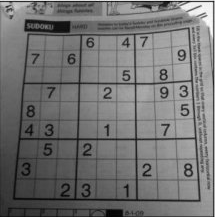
#> input picture Assignment_3_CV/grad.png, 215 x 217 px, found by its file name
$ python basic_open_cv.py
#> lines starting #> are read from the running program, lines starting #| are printed output that depends on the picture; after the words box and inside, x2 and y2 are one past the last pixel; in counts of white or black regions, pixels touching at a corner belong together
"""
Purpose: be familiar with opencv functions
Author: Mohamed Hosny Ahmed
Data: 8 / 4 / 2016
"""

import sys
import cv2
import numpy as np

filename = '/home/prof/Work_Space/CV/Assignment_3_CV/grad.png'
img = cv2.imread(filename)
#> img is the input picture: shape (217, 215, 3); min 0, max 255, mean 113.8
gray = cv2.cvtColor(img,cv2.COLOR_BGR2GRAY)

gray = np.float32(gray)
dst = cv2.cornerHarris(gray,2,3,0.04)
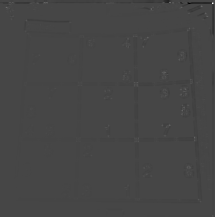
#> dst: shape (217, 215) float32; min -28133836, max 74142008, mean -117707.2; drawn with min black and max white

#result is dilated for marking the corners, not important
dst = cv2.dilate(dst,None)
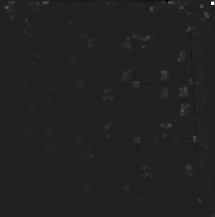
#> dst: shape (217, 215) float32; min -11378900, max 74142008, mean 208189; drawn with min black and max white

# Threshold for an optimal value, it may vary depending on the image.
img[dst > 0.01 * dst.max()] = [0, 0, 255]
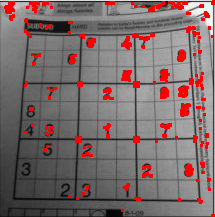
#> img: shape (217, 215, 3); 6.83% of pixels changed, all inside (x1, y1, x2, y2) = (4, 0, 215, 217)

cv2.imshow('dst',img)
if cv2.waitKey(0) & 0xff == 27:
#> (key Esc is pressed here)
    cv2.destroyAllWindows()

# [43 lines of commented-out code are left out]
